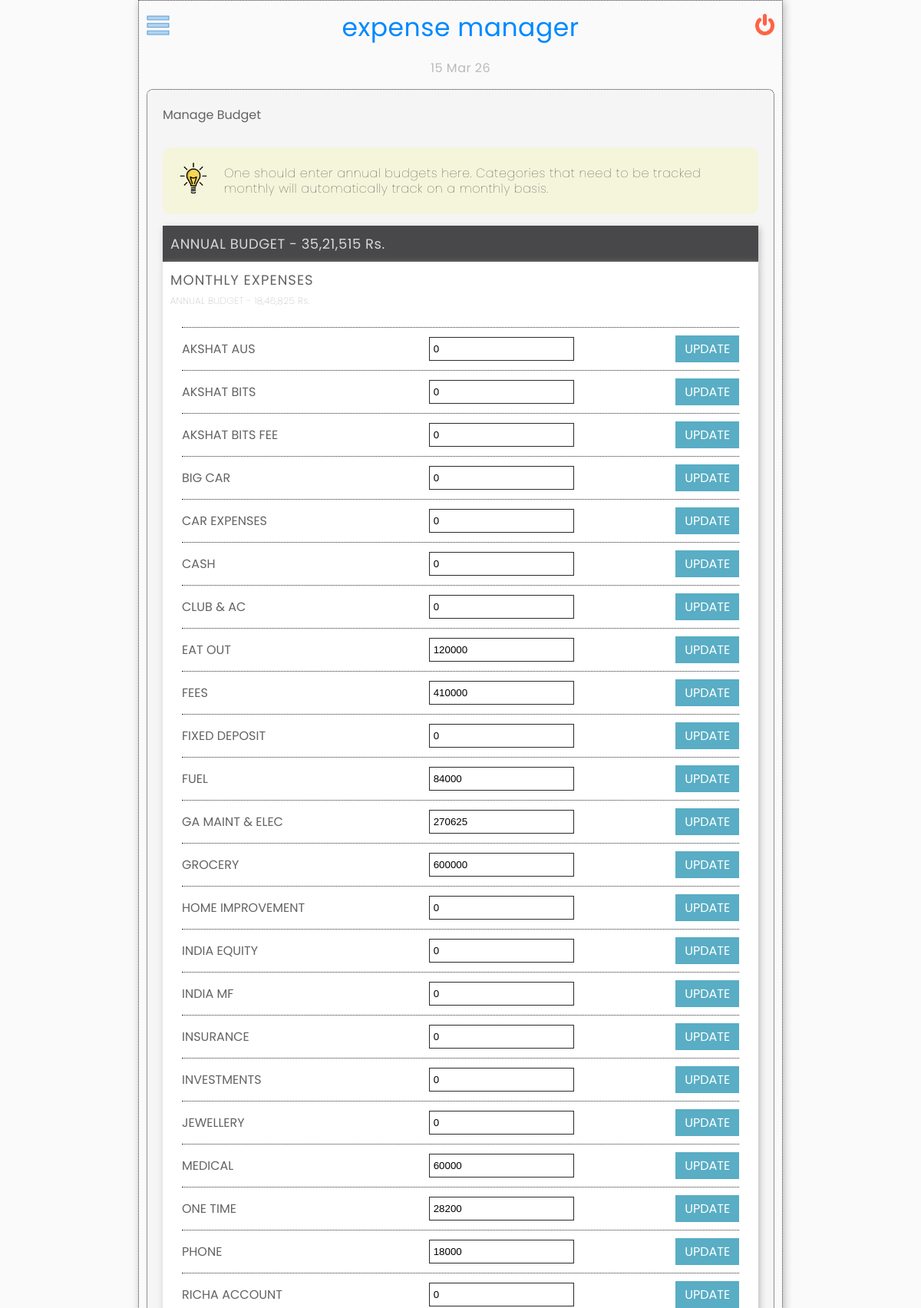
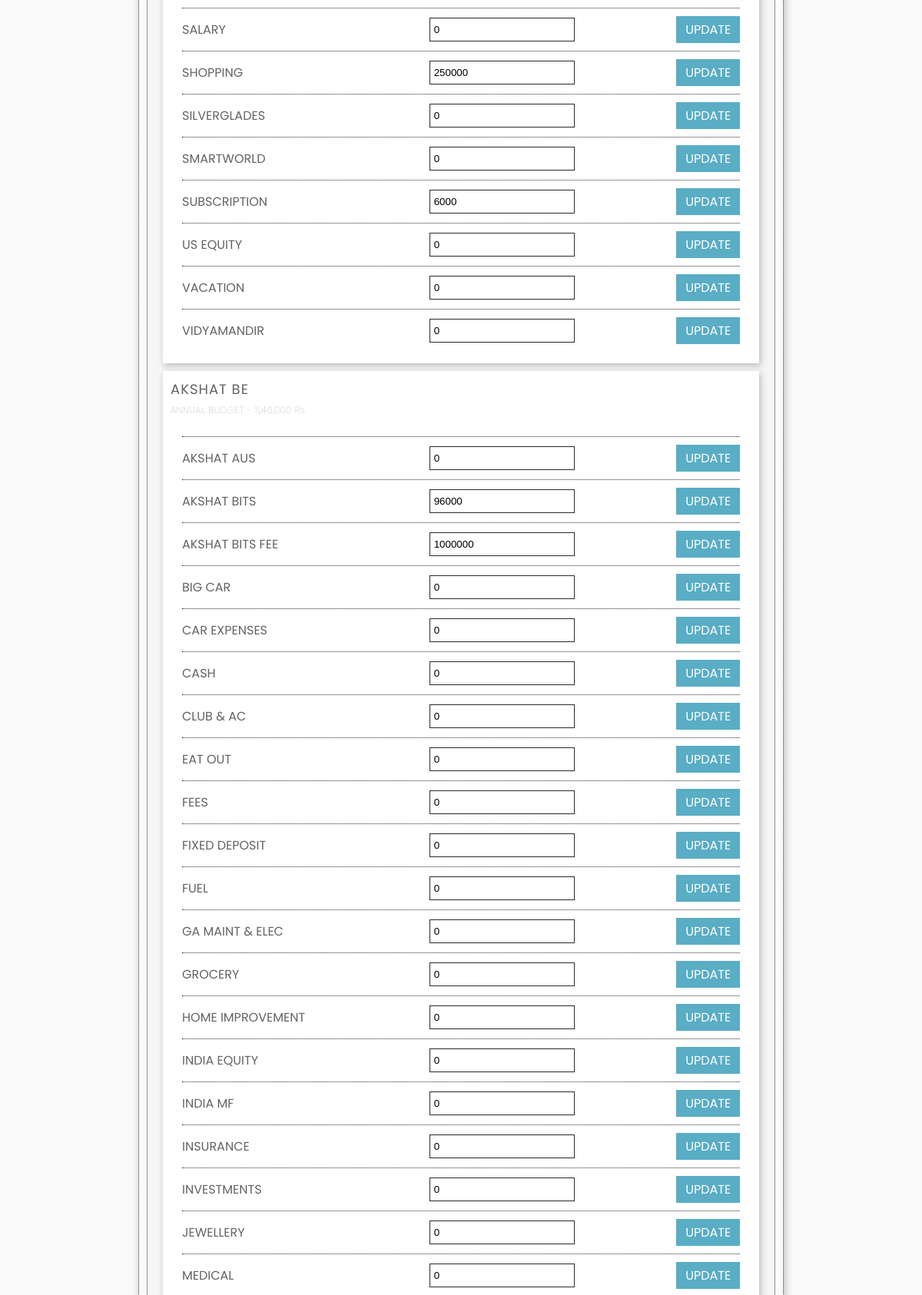
The app's page /budgetManager.php (signed in, upper part) with its own data (2 pictures, top to bottom).
### tables this page shows
CREATE TABLE `super_category` (
  `super_category_id` int(11) NOT NULL AUTO_INCREMENT,
  `super_category_desc` varchar(128) NOT NULL,
  `monthlyTrack` varchar(10) NOT NULL DEFAULT 'yes',
  `username` varchar(128) NOT NULL,
  PRIMARY KEY (`super_category_id`)
);

CREATE TABLE `categories` (
  `category_id` int(11) NOT NULL,
  `category_description` varchar(128) NOT NULL,
  `username` varchar(128) NOT NULL,
  `status` int(3) NOT NULL,
  PRIMARY KEY (`category_description`,`username`)
);

CREATE TABLE `budget` (
  `super_category_id` int(11) NOT NULL,
  `category_id` int(11) NOT NULL,
  `budget` int(11) NOT NULL,
  `username` varchar(128) NOT NULL,
  PRIMARY KEY (`super_category_id`,`category_id`,`username`)
);

### class/budget.php (called while the page is built, shortened)
<?php
class budget {
    public function getBudget($supCatId, $catId, $loginid)
    {
        include('db.php');
        $budget = 0;
        $sql = "SELECT * FROM budget WHERE username='" . $loginid . "' AND super_category_id='" . $supCatId . "' AND category_id='" . $catId ."'";
        $result = $conn->query($sql);
        $num_rows = $result->num_rows;
        if($num_rows > 0)
        {
            for($i=0; $i<$num_rows; $i++)
            {
                $row = $result->fetch_assoc();
                $budget = $row['budget'];
            }
        }
        return $budget;
    }
}

### class/convertToIndian.php (called while the page is built, shortened)
<?php
class convertToIndian {
    public static function convertToIndianCurrency($number)
    {
        if($number <0)
        {
            $is_negative = true;
        }
        else
        {
            $is_negative = false;
        }
        $clean_no = abs(round($number));
        $length = strlen($clean_no);
        switch($length)
        {
            case(7):
                $str1 = substr($clean_no,-3);
                $str2 = substr($clean_no,-5,-3);
                $str3 = substr($clean_no,-7,-5);
                $final_str = $str3.",".$str2.",".$str1;
                break;
            case(6):
                $str1 = substr($clean_no,-3);
                $str2 = substr($clean_no,-5,-3);
                $str3 = substr($clean_no,-6,-5);
                $final_str = $str3.",".$str2.",".$str1;
                break;
        }
        return $final_str;
    }
}
?>

### class/categories.php (called while the page is built, shortened)
<?php
class Categories
{
    public function getCategory($loginid)
    {
        include(__DIR__ .'/../db.php');
        $sql = "SELECT * FROM categories WHERE username='" . $loginid ."' AND status='1'";
        $result = $conn->query($sql);
        $num_rows = $result->num_rows;
        $data = array();
        if($num_rows > 0)
        {
            for($i=0; $i< $num_rows; $i++)
            {
                $row = $result->fetch_assoc();
                array_push($data, $row['category_id']);
            }
        }
        return $data;
    }
    public function getCategoryDescription($category_id, $loginid)
    {
        include(__DIR__ .'/../db.php');
        $sql = "SELECT * FROM categories WHERE category_id='" . $category_id . "' AND username='" . $loginid . "'";
        $result = $conn->query($sql);
        if(!$result)
        {
            $category_description = 'error';
        }
        else
        {
            $row = $result->fetch_assoc();
            $category_description = $row['category_description'];
            $data = array('description' => $category_description);
        }
        return $data;
    }
    public function getSuperCategory($loginid)
    {
        include('db.php');
        $sql = "SELECT * FROM super_category WHERE username='" . $loginid ."'";
        $result = $conn->query($sql);
        $num_rows = $result->num_rows;
        $data = array();
        if($num_rows > 0)
        {
            for($i=0; $i< $num_rows; $i++)
            {
                $row = $result->fetch_assoc();
                array_push($data, $row['super_category_id']);
            }
        }
        return $data;
    }
    public function getSuperCategoryDescription($super_category_id)
    {
        include(__DIR__ . '/../db.php');
        $sql = "SELECT * FROM super_category WHERE super_category_id='" . $super_category_id . "'";
        $result = $conn->query($sql);
        if(!$result)
        {
            $super_category_description = 'error';
        }
        else
        {
            $row = $result->fetch_assoc();
            $super_category_description = $row['super_category_desc'];
        }
        return $super_category_description;
    }
}

### budgetManager.php (the view, shortened to what this page needs)
<?php
include('header.php');
include_once('class/categories.php');
$obj1 = new Categories();
include_once('class/budget.php');
$obj_budget = new budget();
include_once('class/convertToIndian.php');
$obj_conv = new convertToIndian();
$categList = $obj1->getCategory($loginid);
$superCategList = $obj1->getSuperCategory($loginid);
if(!empty($superCategList))
{
    $annualBudget = 0;
    foreach($superCategList as $supCat)
    {
        $budgetArray = array();
        $superCatBudget = 0;
        $superCategDesc = $obj1->getSuperCategoryDescription($supCat);
        if($superCategDesc != 'error')
        {
            foreach($categList as $categ)
            {
                $categDesc = $obj1->getCategoryDescription($categ, $loginid);
                $superCatBudget = $superCatBudget + ($obj_budget->getBudget($supCat, $categ, $loginid));
                if($categDesc['description'] != 'error')
                {
                    $budgetArray[] = array('catId' => $categ, 'catDesc' => $categDesc['description']);
                }
            }
        }
        $supBudgetArray[] = array('supCatId' => $supCat, 'supCatDesc' => $superCategDesc, 'supCatBudget' => $superCatBudget, 'data' => $budgetArray);
        $annualBudget = $annualBudget + $superCatBudget;
    }
}
?>
<div id="b_main">
    <div id="b_main_hdr">
        <span class="title">Manage Budget</span>
    </div>
    <div id="b_main_data">
        <div id="b_main_data_tip" class="upper_cut">
            <div id="b_m_d_t_01"><img src='images/lightbulb.png' width="40px" /></div>
            <div id="b_m_d_t_02">One should enter annual budgets here. Categories that need to be tracked monthly will automatically track on a monthly basis.</div>
        </div>
        <?php
        if(abs($annualBudget) > 0)
        {
        ?>
        <div id="b_m_d_details">
            <div id="b_m_d_summary">
                <?php echo("ANNUAL BUDGET - " . $obj_conv->convertToIndianCurrency($annualBudget) . " Rs."); ?>
            </div>
        <?php
            foreach($supBudgetArray as $sup)
            {
                if(abs($sup['supCatBudget']) > 0)
                {
            ?>
                <div class="b_m_d_r_sup">
                    <div class="b_m_d_r_sup_1">
                        <?php echo strtoupper($sup['supCatDesc']); ?>
                    </div>
                    <div class="b_m_d_r_sup_3">
                        <?php echo("ANNUAL BUDGET - " .($obj_conv->convertToIndianCurrency($sup['supCatBudget'])) . " Rs.");?>
                    </div>
                    <div class="b_main_data_row_section">
                <?php
                    foreach($sup['data'] as $b)
                    {
                    ?>
                        <div class="b_main_data_row">
                            <div class="b_m_d_r_cat b_m_row_items">
                                <div class="b_m_d_r_cat_1">
                                    <?php echo $b['catDesc']; ?>
                                </div>
                            </div>
                            <div class="b_m_d_r_bud b_m_row_items">
                                <input type="number" class="b_m_d_r_bud_val" value="<?php echo($obj_budget->getBudget($sup['supCatId'], $b['catId'], $loginid));?>" placeholder="Enter budgeted amount"/>
                            </div>
                            <div class="b_m_d_r_act">
                                UPDATE
                            </div>
                        </div>
                    <?php
                    }
                    ?>
                    </div>
                </div>
            <?php
                }
            }
            ?>
            </div>
            <?php
        }
        ?>
    </div>
</div>
<?php
include('footer.php');
?>

### header.php (shortened to what this page needs)
<!DOCTYPE html>
<html>
    <head>
        <link href="css/master.css?version=46t43" rel="stylesheet" type="text/css"/>
        <link rel="stylesheet" href="https://code.jquery.com/ui/1.13.2/themes/smoothness/jquery-ui.css">
    </head>
    <body>
        <div id="main_container">
            <div id="content_wrap">
            <div id='mc_header_main'>
                <div id="main_menu"><img src='images/main-menu.png' width='30px' /></div>
                <div id="mc_header_text">
                    <div id='mc_h_t1'>ex</div><div id='mc_h_t2'>pense manager</div>
                </div>
                <div id ="mc_header_logout"><a id="logout" href="logout.php"><span id="mc_header_logout_span"><img src="images/logout.png" alt="" width="25px" /></span></a></div>
            </div>
            <div id="mc_header_date">
                <?php echo(date('d M y')); ?>
            </div>

### footer.php (shortened to what this page needs)
</div>
</div>
</body>
</html>

### css/master.css (style rules this page uses)
html { font-size: 16px; }
body { font-family: "Poppins", sans-serif; font-weight: 400; font-style: normal; background-color: #FAFAFA; color: rgb(99,99,102); font-style: normal; margin: 0 auto; }
input { display: flex; flex-direction: row; flex-wrap: wrap; justify-content: center; backdrop-filter: blur(8px); }
input::placeholder { color: #999; }
#logout { text-decoration: none; }
#mc_header_logout_span { cursor: pointer; }
#main_container { width: 70%; margin: 0 auto; min-height: 100vh; box-sizing: border-box; border: 1px dotted #2a2a2a; box-shadow: 2px 2px 10px #bababa; }
#mc_header_main { width: 100%; display: flex; flex-direction: row; align-items: center; }
#mc_header_logout { font-size: 20px; display: flex; flex-direction: row; align-content: center; justify-content: flex-end; width: 10%; }
#mc_header_text { display: flex; flex-direction: row; align-content: center; justify-content: center; width: 80%; overflow: hidden; text-overflow: ellipsis; white-space: nowrap; text-align: center; font-size: 33px; letter-spacing: 0.5px; font-weight: 400; color: rgb(0,136,255); }
#main_menu { width: 10%; cursor: pointer; }
#logout { text-decoration: none; display: flex; flex-direction: column; align-content: center; }
#content_wrap { padding: 10px; position: relative; }
#mc_header_date { color: #bababa; letter-spacing: 0.5px; text-align: center; margin-bottom: 15px; margin-top: 15px; }
.b_main_data_row { display: flex; flex-direction: row; justify-content: space-between; align-items: center; margin-top: 10px; padding-top: 10px; border-top: 1px dotted #2a2a2a; box-sizing: border-box; }
.b_m_row_items { width: 30%; }
#b_main { margin-top: 10px; border: 1px dotted #2a2a2a; margin: 10px 0px 10px 0px; border-radius: 8px; background: #f5f5f5; padding: 20px; }
#b_main_data { margin-top: 30px; }
.b_m_d_r_act { background: rgb(89,173,196); color: #fff; padding: 5px; text-align: center; cursor: pointer; width: 10%; }
.b_main_data_row_section { padding: 15px; }
.b_m_d_r_sup { padding: 10px; background: #fff; box-shadow: 2px 3px 8px #bababa; margin-bottom: 10px; }
#b_m_d_summary { padding: 10px; background: rgb(72,72,74); color: rgb(216,216,220); letter-spacing: 0.5px; font-size: 18px; box-shadow: 2px 3px 8px #bababa; }
#b_m_d_details { margin-top: 15px; }
.b_m_d_r_sup_1 { font-size: 18px; font-weight: 400; letter-spacing: 1px; }
.upper_cut { display: flex; flex-direction: row; justify-content: space-between; align-items: center; font-weight: 100; letter-spacing: 0.5px; background: #f5f5dc; padding: 20px; color: #2a2a2a; border-radius: 10px; }
#b_m_d_t_02 { margin-left: 20px; line-height: 1.2; }
.b_m_d_r_bud_val { -webkit-appearance: none; border: 1px solid #2a2a2a; padding: 5px; line-height: 1.5; box-sizing: border-box; }
.b_m_d_r_sup_3 { margin-top: 5px; font-size: 12px; letter-spacing: 0.5px; color: rgb(142,142,147); font-weight: 100; }

### records on screen
super_category: super_category_desc "MONTHLY EXPENSES", convertToIndianCurrency "18,46,825", super_category_id.budget "0", super_category_id.budget "120000", super_category_id.budget "410000", super_category_id.budget "84000", super_category_id.budget "270625", super_category_id.budget "600000", super_category_id.budget "60000", super_category_id.budget "28200", super_category_id.budget "18000", super_category_id.budget "250000", super_category_id.budget "6000"
categories: category_description "AKSHAT AUS", supCatId "0"
categories: category_description "AKSHAT BITS", supCatId "0"
categories: category_description "AKSHAT BITS FEE", supCatId "0"
categories: category_description "BIG CAR", supCatId "0"
categories: category_description "CAR EXPENSES", supCatId "0"
categories: category_description "CASH", supCatId "0"
categories: category_description "CLUB & AC", supCatId "0"
categories: category_description "EAT OUT", supCatId "0"
categories: category_description "FEES", supCatId "0"
categories: category_description "FIXED DEPOSIT", supCatId "0"
categories: category_description "FUEL", supCatId "0"
categories: category_description "GA MAINT & ELEC", supCatId "0"
categories: category_description "GROCERY", supCatId "0"
categories: category_description "HOME IMPROVEMENT", supCatId "0"
categories: category_description "INDIA EQUITY", supCatId "0"
categories: category_description "INDIA MF", supCatId "0"
categories: category_description "INSURANCE", supCatId "0"
categories: category_description "INVESTMENTS", supCatId "0"
categories: category_description "JEWELLERY", supCatId "0"
categories: category_description "MEDICAL", supCatId "0"
categories: category_description "ONE TIME"
categories: category_description "PHONE"
categories: category_description "RICHA ACCOUNT", supCatId "0"
categories: category_description "SALARY", supCatId "0"
categories: category_description "SHOPPING"
categories: category_description "SILVERGLADES", supCatId "0"
categories: category_description "SMARTWORLD", supCatId "0"
categories: category_description "SUBSCRIPTION"
categories: category_description "US EQUITY", supCatId "0"
categories: category_description "VACATION"
categories: category_description "VIDYAMANDIR", supCatId "0"
super_category: super_category_desc "AKSHAT BE", convertToIndianCurrency "11,46,000", super_category_id.budget "96000", super_category_id.budget "1000000"

### other values on screen
$obj_conv->convertToIndianCurrency($annualBudget) "35,21,515"
